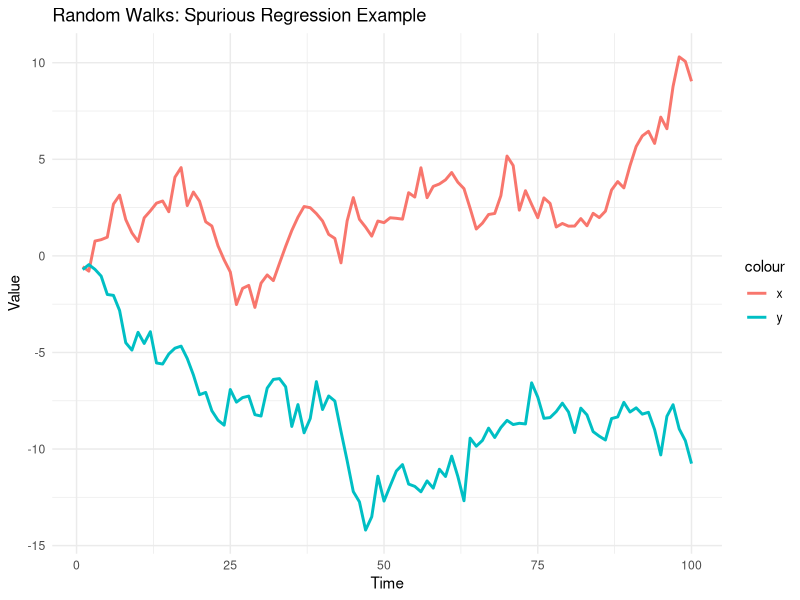

The R source for this figure:
# Install and load necessary packages
install.packages("ggplot2")
#install.packages("TSA")
install.packages("lmtest")
install.packages("urca")
install.packages("xts")

library(ggplot2)
#library(TSA)
library(lmtest)
library(urca)
library(xts)

# Set seed for reproducibility
set.seed(123)

# Generate two random walks
n <- 100
x <- cumsum(rnorm(n))
y <- cumsum(rnorm(n))
y2<-0.1+0.2*x+rnorm(n)
# Create a data frame
data <- data.frame(x, y,y2)

# Plot the time series
ggplot(data, aes(x = 1:n)) +
  geom_line(aes(y = x, color = "x"), size = 1) +
  geom_line(aes(y = y, color = "y"), size = 1) +
  labs(title = "Random Walks: Spurious Regression Example",
       x = "Time", y = "Value") +
  theme_minimal()

# Perform the spurious regression
regression_result <- lm(y ~ x, data = data)
summary(regression_result)
ols<-lm(y2~x,data=data)
summary(ols)
